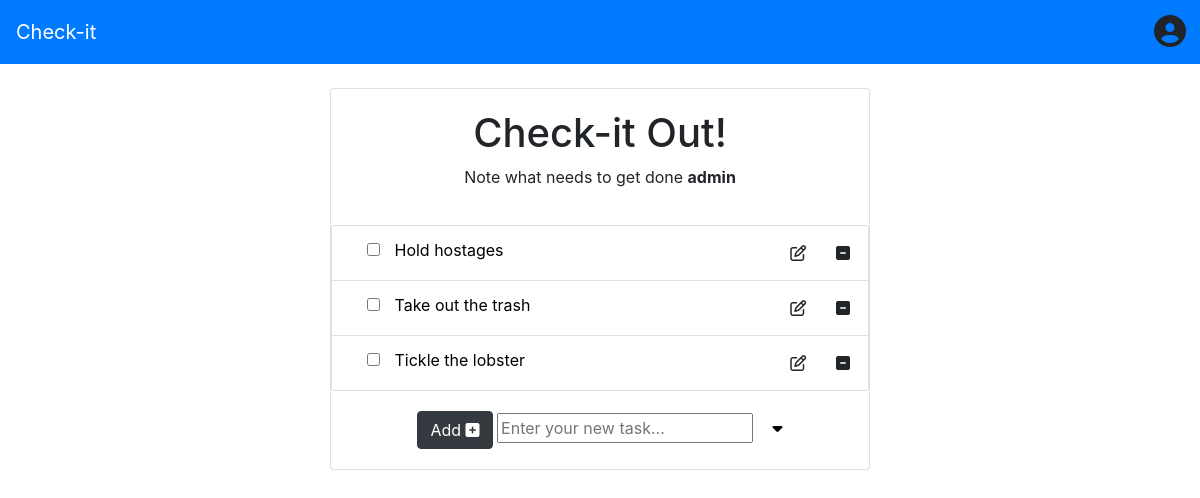
The app's page / (signed in) with its own data.
### tasks/models.py (models this page shows, shortened)
class Task(models.Model):
    author = models.ForeignKey(
        settings.AUTH_USER_MODEL,
        on_delete=models.CASCADE,
    )
    parent_plan = models.ForeignKey(
        Plan,
        on_delete=models.CASCADE,
        null = True,
    )
    task_title = models.CharField(max_length=200)
    task_description = models.CharField(max_length=200, blank=True, null=True)
    creation_date = models.DateTimeField('date created', default=datetime.datetime.now())
    updated_date = models.DateTimeField('date updated', default=datetime.datetime.now())
    due_date = models.DateTimeField('date updated', blank=True, null=True)
    completed = models.BooleanField(default=False)
    important = models.BooleanField(default=False)
    archive = models.BooleanField(default=False)

### tasks/views.py (the view)
# urls.py: path('', views.index, name='index'),
def index(request):
    if request.user.is_authenticated:
        latest_tasks = Task.objects.filter(author=request.user).order_by('completed')
        username = request.user.get_username()
        context = {
            'latest_task_list' : latest_tasks,
            'username' : username
            }
        return render(request, 'todo/index.html', context)
    else:
        return render(request, 'account/login.html')

### templates/todo/index.html (shortened to what this page needs)
{% extends 'base.html' %}
{% block content %}
<div class="card text-center">
  <div class="card-body">
    <h1>Check-it Out!</h1>
    <p>Note what needs to get done <b>{{username}}</b></p>
  </div>
  {% include 'todo/task_list.html' %}
  {% include 'todo/add_task.html' %}
</div>
{% endblock %}

### templates/todo/task_list.html (shortened to what this page needs)
<div class="card text-left">
  {% if latest_task_list %}
    <ul class="list-group list-group-flush">
    {% for task in latest_task_list %}
    <li class="list-group-item">
      <div class="row">
        <div class="col-sm-10">
          <form action="{% url 'tasks:complete' task.id %}" method="POST">
            <input type="checkbox" onChange="this.form.submit()" {% if task.completed == True %} checked {% endif %}>
            <a class="" data-toggle="collapse" href="#task_extended{{ forloop.counter }}" role="button" aria-expanded="false" aria-controls="task_extended">
              {{task.task_title}}
            </a>
          </form>
        </div>
        <div class="col-sm-1">
            <button class="btn float-right" data-toggle="collapse" href="#edit_task_extended{{ forloop.counter }}" role="button" aria-expanded="false" aria-controls="edit_task_extended{{ forloop.counter }}">
              <i class="fa fa-pencil-square-o fa-pull-right" aria-hidden="false"></i>
            </button>
        </div>
        <div class="col-sm-1">
          <form action="{% url 'tasks:delete' task.id %}" method="POST">
            <button type="submit" class="btn float-right">
              <i class="fa fa-minus-square fa-pull-right" aria-hidden="true"></i>
            </button>
          </form>
        </div>
      </div>
    </li>
    {% endfor %}
</ul>
{% else %}
    <p>No tasks</p>
{% endif %}
</div>

### templates/todo/index.html (style rules this page uses)
a { color: black }

### templates/todo/task_list.html (style rules this page uses)
a { color: black }
input[type="checkbox"] { margin-right: 10px }
button { margin-right: -15px; }

### templates/todo/add_task.html (style rules this page uses)
input { margin-left: 15px; margin-right: 15px; }

### records on screen
Task: task_title "Hold hostages"
Task: task_title "Take out the trash"
Task: task_title "Tickle the lobster"

### other values on screen
{{ username }} "admin"
